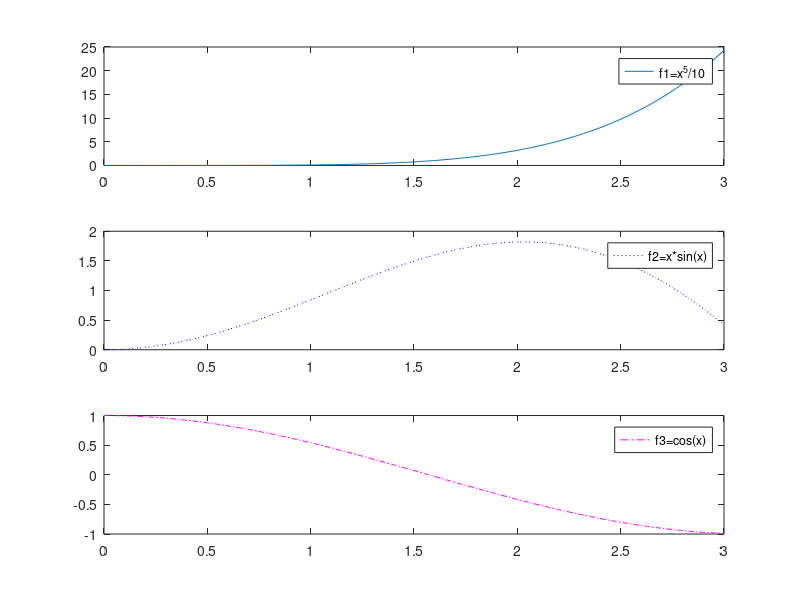

Write the MATLAB code that produced this figure.
x=0:0.01:3
f1=x.^5/10
f2=x.*sin(x)
f3=cos(x)

subplot(3,1,1)
plot(x,f1)
legend('f1=x^5/10')

subplot(3,1,2)
plot(x,f2,':b')
legend('f2=x*sin(x)')

subplot(3,1,3)
plot(x,f3,'-.m')
legend('f3=cos(x)')